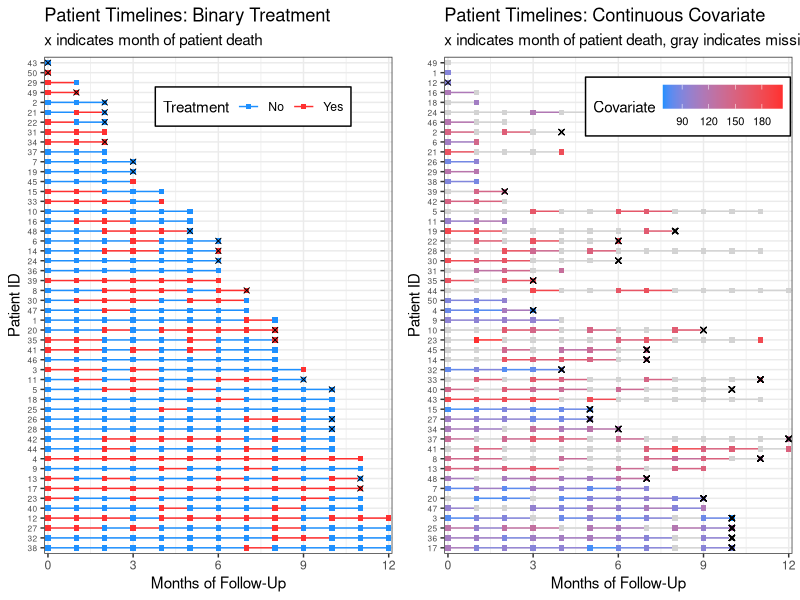
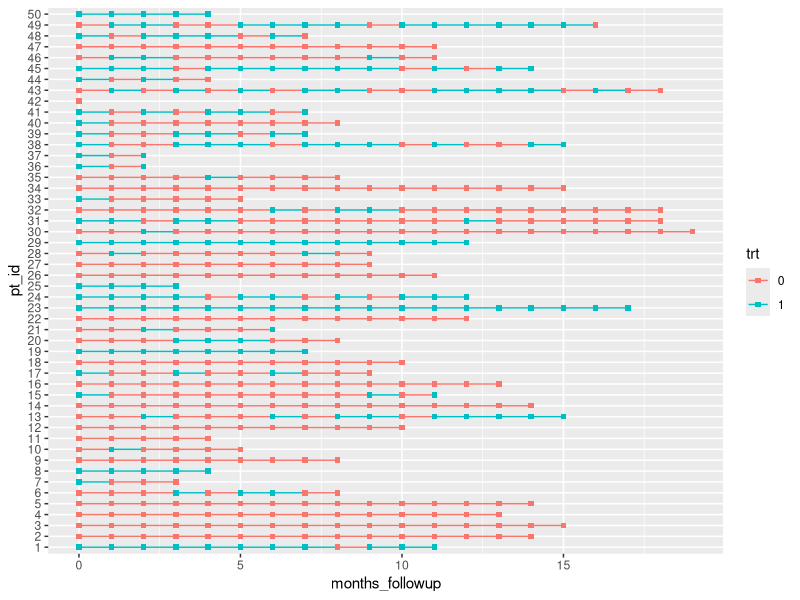
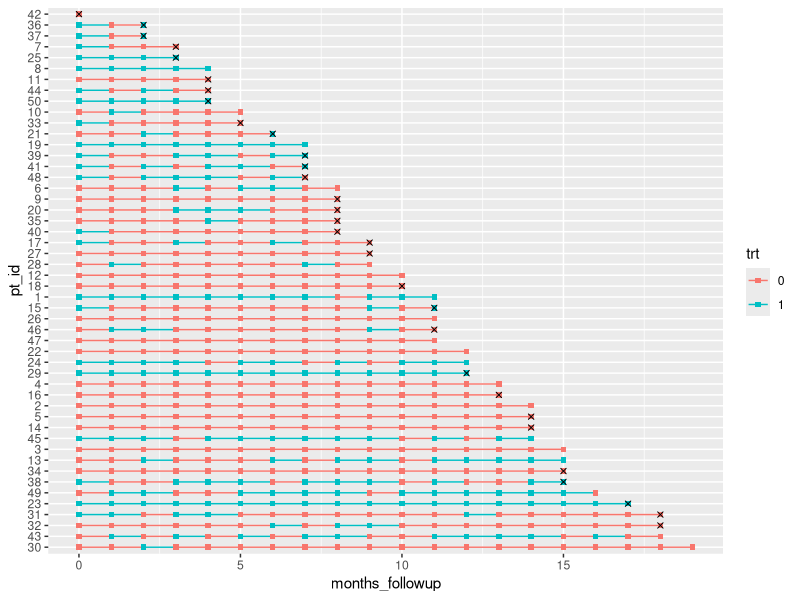
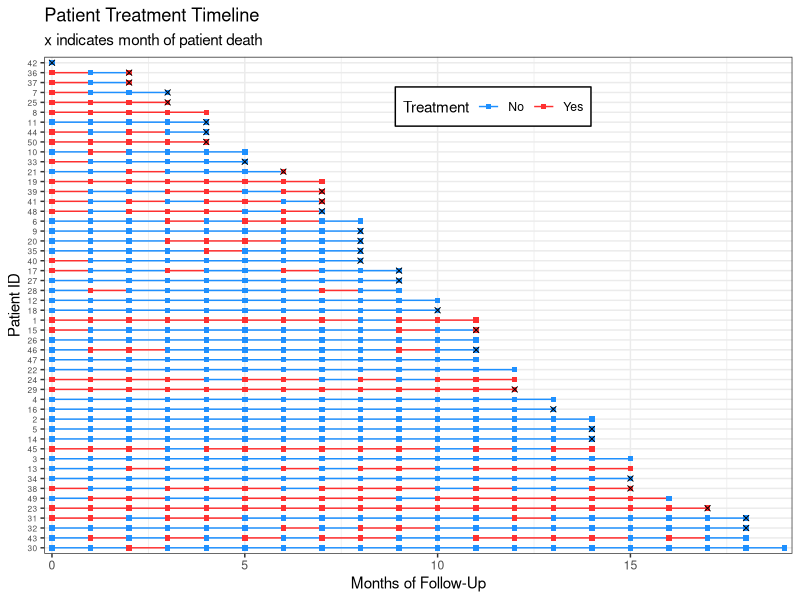
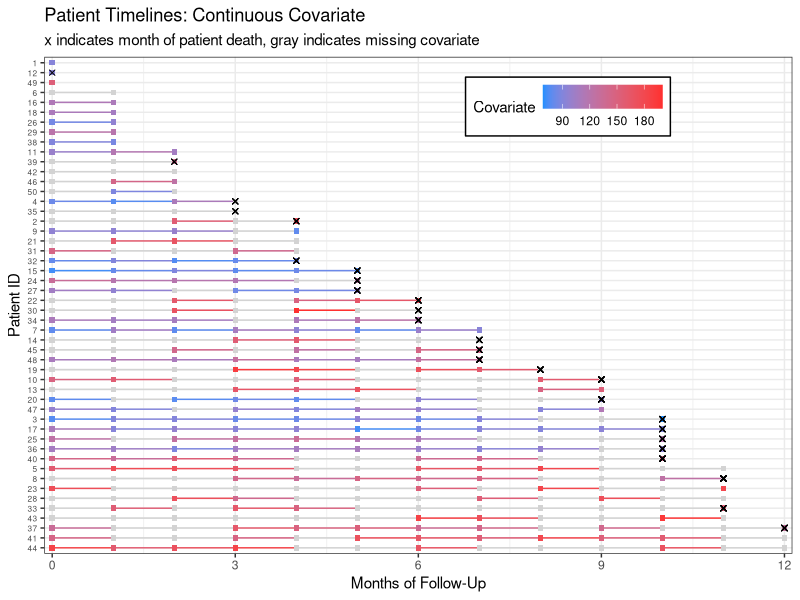
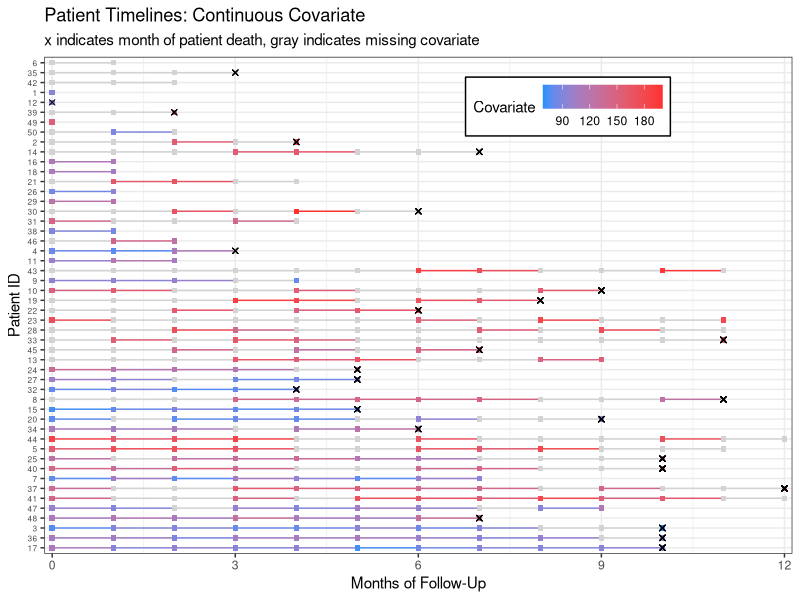
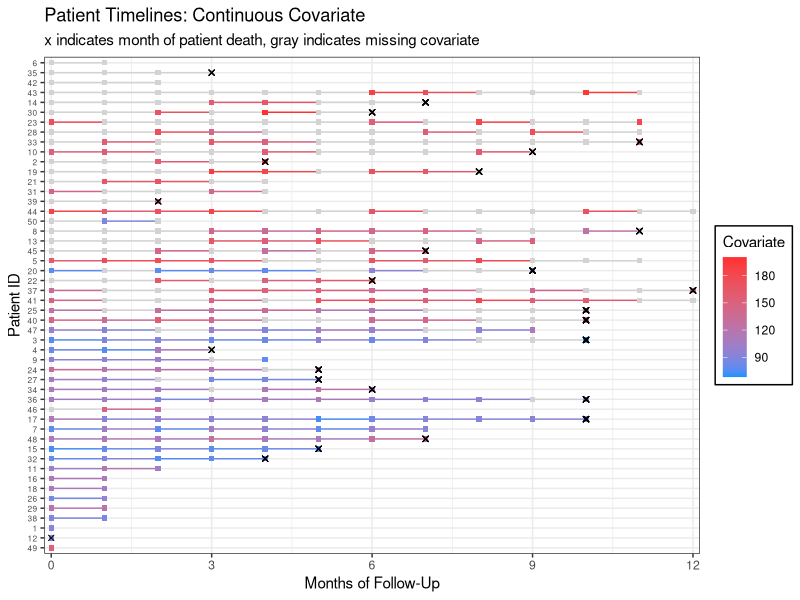

These charts were generated, in order, by the following R code:
## ---- chunk 1
knitr::opts_chunk$set(echo = TRUE, results="asis")
## ---- chunk 2
library(tidyverse, warn.conflicts = F)
set.seed(317)
n <- 50
dat <- 
  tibble(.rows = n) %>%  # empty data frame / tibble with n rows
  mutate(pt_id = factor(row_number()),  # patient ids are 1-n
         pt_trt_prob = runif(n,0,1), # randomly generate a treatment probability for each patient so we can see patterns
         months_followup = round(runif(n, 0, 12)), # randomly generate length of time in the study
         death = rbinom(n, 1, .5)) %>% # death randomly occurs at any time point. Obviously an unrealistic assumption. :)
  group_by(pt_id) %>%   # group by patient so we can do more data manipulation
  complete(months_followup = full_seq(0:max(months_followup), 1)) %>% # add in all the months patients are in the study
  fill(pt_trt_prob, .direction = "up") %>% # fill in the treatment probability I made earlier so I can use this to add treatment for every time point
  ungroup() %>% # no longer need patients grouped
  mutate(trt = factor(rbinom(row_number(), 1, pt_trt_prob^2)),  # fill in treatment for everyone based on their treatment probability
         death = replace_na(death, 0)) %>%  # also fill in death
  select(pt_id, months_followup, trt, death) # remove leftover columns from data generation

dat_cc <- 
  tibble(.rows = n) %>%
  mutate(pt_id = row_number(),
         months_followup = round(runif(n, 0, 12)),
         pt_cov_mean = runif(n, 80, 180),
         death = rbinom(n, 1, 0.5)) %>%
  group_by(pt_id) %>%
  complete(months_followup = full_seq(0:max(months_followup), 1)) %>%
  fill(pt_cov_mean, death, .direction = "up") %>%
  mutate(last_month_followup = max(months_followup),
         death_date = case_when(death == 1 ~ last_month_followup, TRUE ~ NA_real_)) %>%
  ungroup() %>%
  mutate(cov = rnorm(row_number(), pt_cov_mean, 10)) 

dat_cc_samp <- dat_cc %>%
  mutate(idx = row_number()) %>%
  sample_frac(.4, weight = pt_cov_mean^3)  %>% # sample 40% of data, with weights for the sample determined by the patient's mean covariate. This would mean patients with a higher covariate are more likely to have missing data. Perhaps they are sicker patients!
  pull(idx)

dat_cc_miss  <- dat_cc %>%
  mutate(cov = case_when(row_number() %in% dat_cc_samp ~ NA_real_,
                         TRUE ~ cov)) %>%
  select(pt_id, months_followup, cov, death)

p <- dat %>%
  group_by(pt_id) %>%
  mutate(last_month_followup = max(months_followup), 
         month_death = case_when(death == 1 ~ last_month_followup, TRUE ~ NA_real_)) %>%
  ungroup() %>%
  mutate(pt_id = fct_rev(fct_reorder(pt_id, last_month_followup)),
         # make the treatment variable labels nicer
         trt = factor(trt, levels=0:1, labels=c("No","Yes"))) %>%
  ggplot(aes(x = months_followup, y = pt_id, group = pt_id, col = trt)) +
  geom_line()  + 
  geom_point(shape = 15) + 
  geom_point(aes(x = month_death, y = pt_id), col = "black", shape = 4) +
  theme_bw() +
  labs(x = "Months of Follow-Up", y = "Patient ID", col = "Treatment",
       title = "Patient Timelines: Binary Treatment",
       subtitle = "x indicates month of patient death") +
  theme(axis.text.y = element_text(size=6),
        legend.position = c(.6, .9), legend.direction = "horizontal",
        legend.background = element_rect(linetype="solid", colour ="black")) +
  # remove extra space around timeline
  scale_x_continuous(expand=c(0.01,0.01)) +
  # set the color of the lines and points
  scale_color_manual(values=c("dodgerblue","firebrick1"))
p2 <- dat_cc_miss %>%
  group_by(pt_id) %>%
  mutate(last_month_followup = max(months_followup),
         # a column containing how many measures we have for each patient
         n_measures = sum(!is.na(cov))) %>%
  ungroup() %>%
  mutate(
    # reorder IDs by number of measures we have for each patient
    pt_id = fct_rev(fct_reorder(factor(pt_id), n_measures)),
  month_death = case_when(death == 1 ~ last_month_followup, TRUE ~ NA_real_)) %>%
  ggplot(aes(x = months_followup, y = pt_id,
             group = pt_id, col = cov)) +
  geom_line()  + 
  geom_point(shape = 15) + 
  geom_point(aes(x = month_death, y = pt_id), shape=4, col="black") +
  theme_bw() +
  labs(x = "Months of Follow-Up", y = "Patient ID", col = "Covariate",
       title = "Patient Timelines: Continuous Covariate",
       subtitle = "x indicates month of patient death, gray indicates missing covariate") +
  theme(axis.text.y = element_text(size=6),
        legend.position = c(.7, .9),
        legend.direction = "horizontal",
        legend.background = element_rect(linetype="solid", colour ="black"),
        legend.text=element_text(size=8)) +
  scale_x_continuous(expand=c(0.01,0.01)) +
  scale_color_gradient(low="dodgerblue",high="firebrick1",na.value = "lightgray",
                       breaks=c(90, 120, 150, 180)) 

gridExtra::grid.arrange(p, p2, nrow=1)

## ---- chunk 3
library(tidyverse)
## ---- chunk 4
set.seed(7)
n <- 50 # The data sets I make these visualizations for are typically 100-500 patients in size, but for space purposes I'll set my n to only 50.
dat <- 
  tibble(.rows = n) %>%  # empty data frame / tibble with n rows
  mutate(pt_id = factor(row_number()),  # patient ids are 1-n
         pt_trt_prob = runif(n,0,1), # randomly generate a treatment probability for each patient so we can see patterns
         months_followup = round(runif(n, 0, 20)), # randomly generate length of time in the study
         death = rbinom(n, 1, .5)) %>% # death randomly occurs at any time point. Obviously an unrealistic assumption. :)
  group_by(pt_id) %>%   # group by patient so we can do more data manipulation
  complete(months_followup = full_seq(0:max(months_followup), 1)) %>% # add i^n all the months patients are in the study
  fill(pt_trt_prob, .direction = "up") %>% # fill in the treatment probability I made earlier so I can use this to add treatment for every time point
  ungroup() %>% # no longer need patients grouped
  mutate(trt = factor(rbinom(row_number(), 1, pt_trt_prob^2)),  # fill in treatment for everyone based on their treatment probability
         death = replace_na(death, 0)) %>%  # also fill in death
  select(pt_id, months_followup, trt, death) # remove leftover columns from data generation
## ---- chunk 5
knitr::kable(head(dat))
## ---- chunk 6
dat %>%
  ggplot(aes(x = months_followup, y = pt_id, group = pt_id, col = trt)) +
  geom_line()  + 
  geom_point(shape = 15)
## ---- chunk 7
dat %>%
  group_by(pt_id) %>%
  # make a new column with all patients last follow up visit
  mutate(last_month_followup = max(months_followup), 
         # new variable for month that patients died, if they died
         month_death = case_when(death == 1 ~ last_month_followup, TRUE ~ NA_real_)) %>%
         # reorder pt id by last month of follow up (highest to lowest)
         # without fct_rev, chart is arranged in opposite direction (lowest to highest)
  ungroup() %>%
  mutate(pt_id = fct_rev(fct_reorder(pt_id, last_month_followup))) %>%
  ggplot(aes(x = months_followup, y = pt_id, group = pt_id, col = trt)) +
  geom_line()  + 
  geom_point(shape = 15) + 
  # add in a new mapping layer of points that correspond to death
  geom_point(aes(x = month_death, y = pt_id), col = "black", shape = 4) 
## ---- chunk 8
dat %>%
  group_by(pt_id) %>%
  mutate(last_month_followup = max(months_followup), 
         month_death = case_when(death == 1 ~ last_month_followup, TRUE ~ NA_real_)) %>%
  ungroup() %>%
  mutate(pt_id = fct_rev(fct_reorder(pt_id, last_month_followup)),
         # make the treatment variable labels nicer
         trt = factor(trt, levels=0:1, labels=c("No","Yes"))) %>%
  ggplot(aes(x = months_followup, y = pt_id, group = pt_id, col = trt)) +
  geom_line()  + 
  geom_point(shape = 15) + 
  geom_point(aes(x = month_death, y = pt_id), col = "black", shape = 4) +
  theme_bw() +
  labs(x = "Months of Follow-Up", y = "Patient ID", col = "Treatment",
       title = "Patient Treatment Timeline",
       subtitle = "x indicates month of patient death") +
  # edit legend box and make patient ids small
  theme(axis.text.y = element_text(size=6),
        legend.position = c(.6, .9), legend.direction = "horizontal",
        legend.background = element_rect(linetype="solid", colour ="black")) +
  # remove extra space around timeline
  scale_x_continuous(expand=c(0.01,0.01)) +
  # set the color of the lines and points
  scale_color_manual(values=c("dodgerblue","firebrick1"))
## ---- chunk 9
dat_cc_samp <- dat_cc %>%
  mutate(idx = row_number()) %>%
  sample_frac(.4, weight = pt_cov_mean^3)  %>% # sample 40% of data, with weights for the sample determined by the patient's mean covariate. This would mean patients with a higher mean covariate measure are more likely to have missing data.
  pull(idx)

dat_cc_miss  <- dat_cc %>%
  mutate(cov = case_when(row_number() %in% dat_cc_samp ~ NA_real_,
                         TRUE ~ cov)) %>%
  select(pt_id, months_followup, cov, death)
## ---- chunk 10
knitr::kable(head(dat_cc_miss))
## ---- chunk 11
dat_cc_miss %>%
  group_by(pt_id) %>%
  mutate(last_month_followup = max(months_followup), 
         month_death = case_when(death == 1 ~ last_month_followup, TRUE ~ NA_real_)) %>%
  ungroup() %>%
  mutate(pt_id = fct_rev(fct_reorder(factor(pt_id), last_month_followup))) %>%
  ggplot(aes(x = months_followup, y = pt_id,
             group = pt_id, col = cov)) +
  geom_line()  + 
  geom_point(shape = 15) + 
  geom_point(aes(x = month_death, y = pt_id), shape=4, col="black") +
  theme_bw() +
  labs(x = "Months of Follow-Up", y = "Patient ID", col = "Covariate",
       title = "Patient Timelines: Continuous Covariate",
       subtitle = "x indicates month of patient death, gray indicates missing covariate") +
  theme(axis.text.y = element_text(size=6),
        legend.position = c(.7, .9),
        legend.direction = "horizontal",
        legend.background = element_rect(linetype="solid", colour ="black")) +
  scale_x_continuous(expand=c(0.01,0.01)) +
  scale_color_gradient(low="dodgerblue", high="firebrick1", na.value = "lightgray",
                       breaks=c(90, 120, 150, 180)) 
## ---- chunk 12
dat_cc_miss %>%
  group_by(pt_id) %>%
  mutate(last_month_followup = max(months_followup),
         # a column containing how many measures we have for each patient
         n_measures = sum(!is.na(cov))) %>%
  ungroup() %>%
  mutate(
    # reorder IDs by number of measures we have for each patient
    pt_id = fct_rev(fct_reorder(factor(pt_id), n_measures)),
  month_death = case_when(death == 1 ~ last_month_followup, TRUE ~ NA_real_)) %>%
  ggplot(aes(x = months_followup, y = pt_id,
             group = pt_id, col = cov)) +
  geom_line()  + 
  geom_point(shape = 15) + 
  geom_point(aes(x = month_death, y = pt_id), shape=4, col="black") +
  theme_bw() +
  labs(x = "Months of Follow-Up", y = "Patient ID", col = "Covariate",
       title = "Patient Timelines: Continuous Covariate",
       subtitle = "x indicates month of patient death, gray indicates missing covariate") +
  theme(axis.text.y = element_text(size=6),
        legend.position = c(.7, .9),
        legend.direction = "horizontal",
        legend.background = element_rect(linetype="solid", colour ="black")) +
  scale_x_continuous(expand=c(0.01,0.01)) +
  scale_color_gradient(low="dodgerblue",high="firebrick1",na.value = "lightgray",
                       breaks=c(90, 120, 150, 180)) 
## ---- chunk 13
dat_cc_miss %>%
  group_by(pt_id) %>%
  mutate(last_month_followup = max(months_followup),
         # the proportion is the total number of measures divided by the total months of followup
         prop_measures = sum(!is.na(cov))/last_month_followup) %>%
  ungroup() %>%
  # reorder IDs by proportion of measures we have for each patient
  mutate(pt_id = fct_rev(fct_reorder(factor(pt_id), prop_measures)),
  month_death = case_when(death == 1 ~ last_month_followup, TRUE ~ NA_real_)) %>%
  ggplot(aes(x = months_followup, y = pt_id,
             group = pt_id, col = cov)) +
  geom_line()  + 
  geom_point(shape = 15) + 
  geom_point(aes(x = month_death, y = pt_id), shape=4, col="black") +
  theme_bw() +
  labs(x = "Months of Follow-Up", y = "Patient ID", col = "Covariate",
       title = "Patient Timelines: Continuous Covariate",
       subtitle = "x indicates month of patient death, gray indicates missing covariate") +
  theme(axis.text.y = element_text(size=6), # move legend to the side by removing legend location
        legend.background = element_rect(linetype="solid", colour ="black")) +
  scale_x_continuous(expand=c(0.01,0.01)) +
  scale_color_gradient(low="dodgerblue",high="firebrick1",na.value = "lightgray",
                       breaks=c(90, 120, 150, 180)) 
## ---- chunk 14
sessionInfo()
